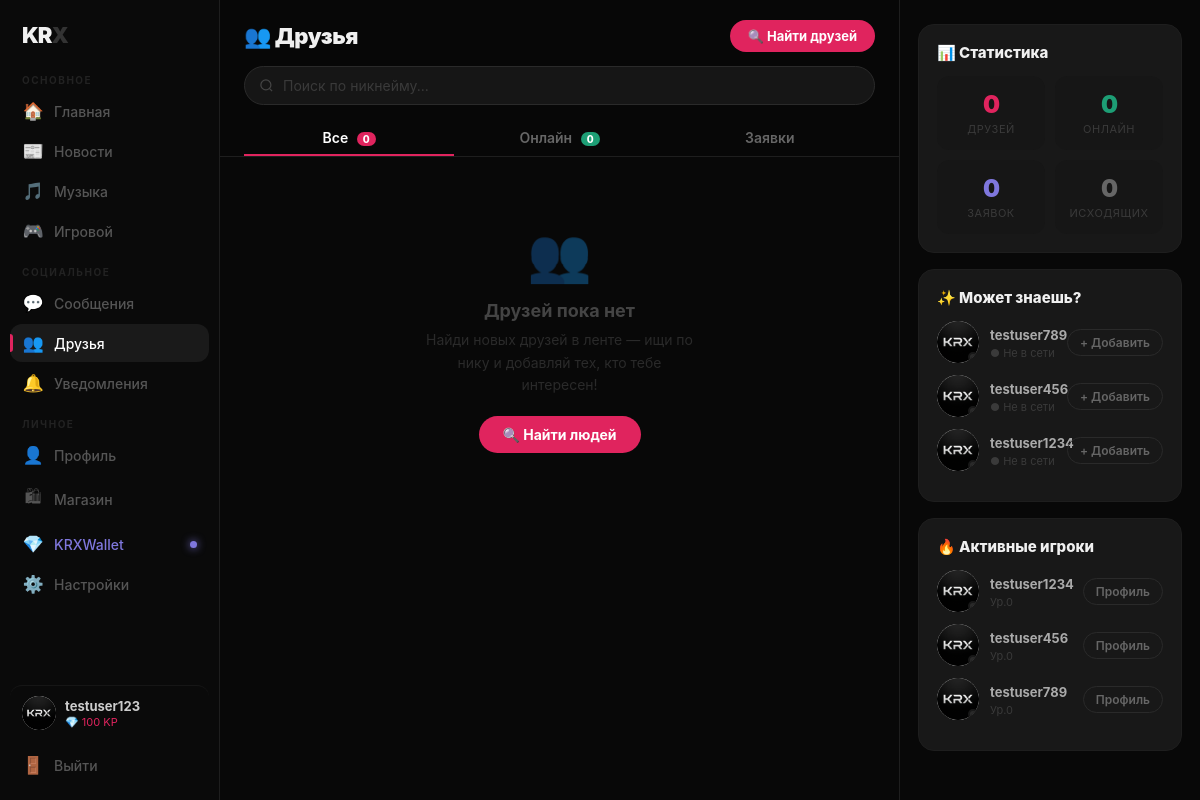
The page /friends (signed in) on the database its author committed.
### database.py (models this page shows)
class User(db.Model):
    id = db.Column(db.Integer, primary_key=True)
    username = db.Column(db.String(50), unique=True, nullable=False)
    email = db.Column(db.String(100), unique=True, nullable=False)
    password = db.Column(db.String(200), nullable=False)
    bio = db.Column(db.String(300), default='')
    location = db.Column(db.String(100), default='')
    birthday = db.Column(db.String(20), default='')
    show_birthday = db.Column(db.Boolean, default=True)
    avatar = db.Column(db.String(200), default='default_avatar.jpg')
    banner = db.Column(db.String(200), default='default_banner.jpg')
    frame = db.Column(db.String(200), default='')
    music = db.Column(db.String(200), default='')
    music_name = db.Column(db.String(100), default='')
    status_emoji = db.Column(db.String(10), default='')
    badge = db.Column(db.String(50), default='')
    title = db.Column(db.String(80), default='Новичок KRX')
    show_title = db.Column(db.Boolean, default=True)
    xp = db.Column(db.Integer, default=0)
    kp = db.Column(db.Integer, default=100)
    level = db.Column(db.Integer, default=0)
    last_seen = db.Column(db.DateTime, default=datetime.utcnow)
    created_at = db.Column(db.DateTime, default=datetime.utcnow)
    is_verified = db.Column(db.Boolean, default=False)
    is_admin = db.Column(db.Boolean, default=False)
    is_banned = db.Column(db.Boolean, default=False)
    is_muted = db.Column(db.Boolean, default=False)
    theme = db.Column(db.String(20), default='dark')
    accent_color = db.Column(db.String(10), default='#7F77DD')
    profile_private = db.Column(db.Boolean, default=False)
    hide_online = db.Column(db.Boolean, default=False)
    hide_level = db.Column(db.Boolean, default=False)
    hide_birthday = db.Column(db.Boolean, default=False)
    posts_today = db.Column(db.Integer, default=0)
    last_post_date = db.Column(db.String(20), default='')
    wallpaper = db.Column(db.String(200), default='')
    phone = db.Column(db.String(20), default='')
    phone_code = db.Column(db.String(10), default='')
    phone_verified = db.Column(db.Boolean, default=False)
    email_code = db.Column(db.String(50), default='')
    last_ip = db.Column(db.String(50), default='')
    notif_sound = db.Column(db.Boolean, default=True)
    notif_popup = db.Column(db.Boolean, default=True)
    lang = db.Column(db.String(5), default='ru')
    tg_id = db.Column(db.String(50), default='')
    tg_username = db.Column(db.String(100), default='')
    tg_token = db.Column(db.String(50), default='')
    password_reset_code = db.Column(db.String(10), default='')
    tg_login_code = db.Column(db.String(10), default='')
    shop_wallpaper = db.Column(db.String(200), default='')
    profile_effect = db.Column(db.String(100), default='')
    nick_color = db.Column(db.String(20), default='')

### app.py (the view)
@app.route('/friends')
def friends():
    if 'user_id' not in session: return redirect('/login')
    user = User.query.get(session['user_id'])
    notifs_unread = get_unread_notifs(user.id)
    friends_list = get_friends(user.id)
    friend_ids = {f.id for f in friends_list}
    online_ids = {f.id for f in friends_list if is_online(f)}
    online_count = len(online_ids)
    incoming = FriendRequest.query.filter_by(to_user_id=user.id, status='pending').all()
    sent_requests = FriendRequest.query.filter_by(from_user_id=user.id, status='pending').all()
    suggested = [u for u in User.query.filter(
        User.id != user.id, User.is_banned == False
    ).order_by(User.last_seen.desc()).limit(20).all()
    if u.id not in friend_ids and not FriendRequest.query.filter_by(
        from_user_id=user.id, to_user_id=u.id).first()][:5]
    top_users = [u for u in User.query.filter(
        User.id != user.id, User.is_banned == False
    ).order_by(User.xp.desc()).limit(10).all() if u.id not in friend_ids][:4]
    return render_template('friends.html', user=user, friends=friends_list,
                           incoming=incoming, sent_requests=sent_requests,
                           online_ids=online_ids, online_count=online_count,
                           suggested=suggested, top_users=top_users,
                           is_online=is_online, notifs_unread=notifs_unread,
                           get_avatar_url=get_avatar_url)

### app.py (called while the page is built)
def get_friends(user_id):
    sent = FriendRequest.query.filter_by(from_user_id=user_id, status='accepted').all()
    received = FriendRequest.query.filter_by(to_user_id=user_id, status='accepted').all()
    friends, ids = [], set()
    for r in sent:
        u = User.query.get(r.to_user_id)
        if u and u.id not in ids: friends.append(u); ids.add(u.id)
    for r in received:
        u = User.query.get(r.from_user_id)
        if u and u.id not in ids: friends.append(u); ids.add(u.id)
    return friends

def is_online(user):
    if not user.last_seen: return False
    return datetime.utcnow() - user.last_seen < timedelta(minutes=5)

def get_client_ip():
    return request.environ.get('HTTP_X_FORWARDED_FOR', request.remote_addr)

def get_avatar_url(user):
    if not user.avatar or user.avatar == 'default_avatar.jpg': return '/static/default_avatar.jpg'
    if user.avatar.startswith('__shop__/'): return f'/static/shop/avatars/{user.avatar[9:]}'
    return f'/static/uploads/{user.avatar}'

def get_unread_notifs(user_id): return Notification.query.filter_by(user_id=user_id, is_read=False).count()

@app.before_request
def track_activity():
    if 'user_id' in session:
        u = User.query.get(session['user_id'])
        if u:
            if u.is_banned: session.clear(); return redirect('/login')
            u.last_seen = datetime.utcnow()
            u.last_ip = get_client_ip()
            db.session.commit()

### templates/friends.html (shortened to what this page needs)
<!DOCTYPE html>
<html lang="ru">
<head>
</head>
<body>
<div class="sidebar">
  <div class="logo">KR<span>X</span></div>
  <div class="nav-section-label">Основное</div>
  <a class="nav-item" href="/feed"><span class="nav-icon">🏠</span><span>Главная</span></a>
  <a class="nav-item" href="/news"><span class="nav-icon">📰</span><span>Новости</span></a>
  <a class="nav-item" href="/music"><span class="nav-icon">🎵</span><span>Музыка</span></a>
  <a class="nav-item" href="/gaming"><span class="nav-icon">🎮</span><span>Игровой</span></a>
  <div class="nav-section-label" style="margin-top:6px;">Социальное</div>
  <a class="nav-item" href="/messages"><span class="nav-icon">💬</span><span>Сообщения</span></a>
  <a class="nav-item active" href="/friends"><span class="nav-icon">👥</span><span>Друзья</span>
  </a>
  <a class="nav-item" href="/notifications"><span class="nav-icon">🔔</span><span>Уведомления</span>
  </a>
  <div class="nav-section-label" style="margin-top:6px;">Личное</div>
  <a class="nav-item" href="/profile"><span class="nav-icon">👤</span><span>Профиль</span></a>
  <a class="nav-item" href="/shop"><span class="nav-icon">🛍</span><span>Магазин</span></a>
  <a class="nav-item" href="/wallet" style="color:#7F77DD;position:relative;">
    <span class="nav-icon">💎</span><span>KRXWallet</span>
    <span class="kw-dot"></span>
  </a>
  <a class="nav-item" href="/settings"><span class="nav-icon">⚙️</span><span>Настройки</span></a>
  <div class="nav-spacer"></div>
  <a href="/profile" class="sidebar-user">
    <div class="s-av"><img src="{{ get_avatar_url(user) }}" onerror="this.src='/static/default_avatar.jpg'"></div>
    <div style="flex:1;min-width:0;">
      <div style="font-size:13px;color:#ccc;font-weight:700;white-space:nowrap;overflow:hidden;text-overflow:ellipsis;">{{ user.username }}</div>
      <div style="font-size:11px;color:var(--red);margin-top:1px;">💎 {{ user.kp }} KP</div>
    </div>
  </a>
  <a class="nav-item" href="/logout" style="margin-top:4px;"><span class="nav-icon">🚪</span><span>Выйти</span></a>
</div>
<div class="main">
  <div class="content">
    <div class="page-header">
      <div class="page-title-row">
        <div class="page-title">👥 Друзья</div>
        <button type="button" class="add-friend-btn" onclick="document.getElementById('friend-search').focus();">🔍 Найти друзей</button>
      </div>
      <div class="search-wrap">
        <input class="search-input" type="text" id="friend-search" placeholder="Поиск по никнейму..." oninput="filterFriends(this.value)">
      </div>
      <div class="tabs-row">
        <div class="tab-btn active" id="tab-btn-all" onclick="switchTab('all', this)">
          Все <span class="tab-badge">{{ friends|length }}</span>
        </div>
        <div class="tab-btn" id="tab-btn-online" onclick="switchTab('online', this)">
          Онлайн <span class="tab-badge" id="online-count" style="background:var(--green);">{{ online_count }}</span>
        </div>
        <div class="tab-btn" id="tab-btn-requests" onclick="switchTab('requests', this)">
          Заявки
        </div>
      </div>
    </div>
    <div id="pane-all" class="tab-pane active">
      {% if friends %}
      <div class="friends-grid" id="all-friends-grid">
        {% for f in friends %}
        {% set online = is_online(f) %}
        {% set gaming = f.status_emoji == '🎮' and online %}
        <div class="friend-card" data-name="{{ f.username.lower() }}">
          <div class="fc-av-wrap">
            <div class="fc-av">
              <img src="{{ get_avatar_url(f) }}" onerror="this.style.display='none';this.nextElementSibling.style.display='flex'">
              <div class="fc-av-init" style="display:none;">{{ f.username[0].upper() }}</div>
            </div>
            <div class="status-dot {% if gaming %}dot-gaming{% elif online %}dot-online{% else %}dot-offline{% endif %}"></div>
          </div>
          <div class="fc-info">
            <div class="fc-name">
              <a href="/user/{{ f.id }}">{{ f.username }}</a>
              {% if f.is_verified %}<span class="fc-verified">✓</span>{% endif %}
              {% if f.badge == 'founder' %}<span style="font-size:11px;">👑</span>
              {% elif f.badge == 'admin' %}<span style="font-size:11px;">🛡️</span>{% endif %}
            </div>
            <div class="fc-status {% if gaming %}gaming{% elif online %}online{% else %}offline{% endif %}">
              <span class="fc-status-dot {% if gaming %}red{% elif online %}green{% else %}gray{% endif %}"></span>
              {% if gaming %}Играет сейчас 🎮
              {% elif online %}Онлайн
              {% else %}Не в сети{% endif %}
            </div>
          </div>
          <div class="fc-actions">
            <a href="/messages?with={{ f.id }}" class="fc-btn msg" title="Написать">💬</a>
            <a href="/user/{{ f.id }}" class="fc-btn" title="Профиль">👤</a>
          </div>
        </div>
        {% endfor %}
      </div>
      {% else %}
      <div class="empty-state">
        <div class="empty-icon">👥</div>
        <div class="empty-title">Друзей пока нет</div>
        <div class="empty-sub">Найди новых друзей в ленте — ищи по нику и добавляй тех, кто тебе интересен!</div>
        <a href="/feed" class="empty-action">🔍 Найти людей</a>
      </div>
      {% endif %}
    </div>
  </div>
  <div class="right-col">
    <div class="widget">
      <div class="widget-title">📊 Статистика</div>
      <div class="stats-grid">
        <div class="stat-box">
          <div class="stat-num">{{ friends|length }}</div>
          <div class="stat-label">Друзей</div>
        </div>
        <div class="stat-box">
          <div class="stat-num" style="color:var(--green);">{{ online_count }}</div>
          <div class="stat-label">Онлайн</div>
        </div>
        <div class="stat-box">
          <div class="stat-num" style="color:var(--accent);">{{ incoming|length }}</div>
          <div class="stat-label">Заявок</div>
        </div>
        <div class="stat-box">
          <div class="stat-num" style="color:var(--text3);">{{ sent_requests|length }}</div>
          <div class="stat-label">Исходящих</div>
        </div>
      </div>
    </div>
    {% if suggested %}
    <div class="widget">
      <div class="widget-title">✨ Может знаешь?</div>
      {% for s in suggested %}
      <div class="suggest-card">
        <div class="sug-av">
          <img src="{{ get_avatar_url(s) }}" onerror="this.style.display='none';this.nextElementSibling.style.display='flex'">
          <div class="sug-dot {% if is_online(s) %}dot-online{% else %}dot-offline{% endif %}" style="border-color:var(--card2);"></div>
        </div>
        <div class="sug-info">
          <a href="/user/{{ s.id }}" class="sug-name">{{ s.username }}{% if s.is_verified %} <span style="color:#60aaff;font-size:10px;">✓</span>{% endif %}</a>
          <div class="sug-sub">{% if is_online(s) %}● Онлайн{% else %}● Не в сети{% endif %}</div>
        </div>
        <form method="POST" action="/friend/send/{{ s.id }}" style="display:inline;">
          <button class="sug-add-btn" type="submit">+ Добавить</button>
        </form>
      </div>
      {% endfor %}
    </div>
    {% endif %}
    {% if top_users %}
    <div class="widget">
      <div class="widget-title">🔥 Активные игроки</div>
      {% for u in top_users %}
      <div class="suggest-card">
        <div class="sug-av">
          <img src="{{ get_avatar_url(u) }}" onerror="this.style.display='none';this.nextElementSibling.style.display='flex'">
          <div class="sug-dot {% if is_online(u) %}dot-online{% else %}dot-offline{% endif %}" style="border-color:var(--card2);"></div>
        </div>
        <div class="sug-info">
          <a href="/user/{{ u.id }}" class="sug-name">{{ u.username }}</a>
          <div class="sug-sub">Ур.{{ u.level }}</div>
        </div>
        <a href="/user/{{ u.id }}" class="sug-add-btn">Профиль</a>
      </div>
      {% endfor %}
    </div>
    {% endif %}
  </div>
</div>
</body>
</html>

### rows shown on the page
User: avatar (placeholder picture), username "testuser123", kp "100"
User: avatar (placeholder picture), username "testuser789", shows "● Не в сети", level "0"
User: avatar (placeholder picture), username "testuser456", shows "● Не в сети", level "0"
User: avatar (placeholder picture), username "testuser1234", shows "● Не в сети", level "0"

### other values the page prints
{{ friends|length }} "0"
{{ online_count }} "0"
{{ incoming|length }} "0"
{{ sent_requests|length }} "0"
